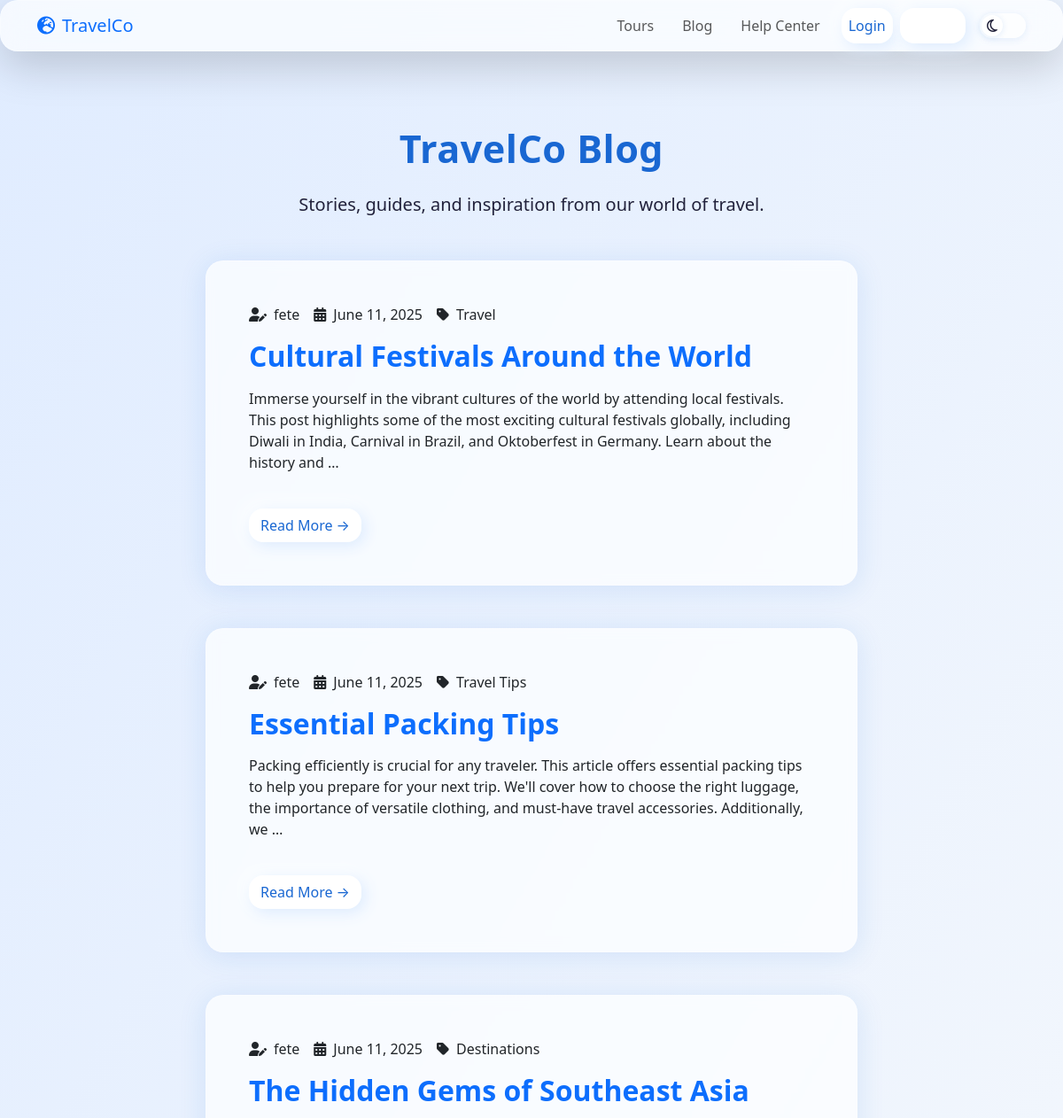
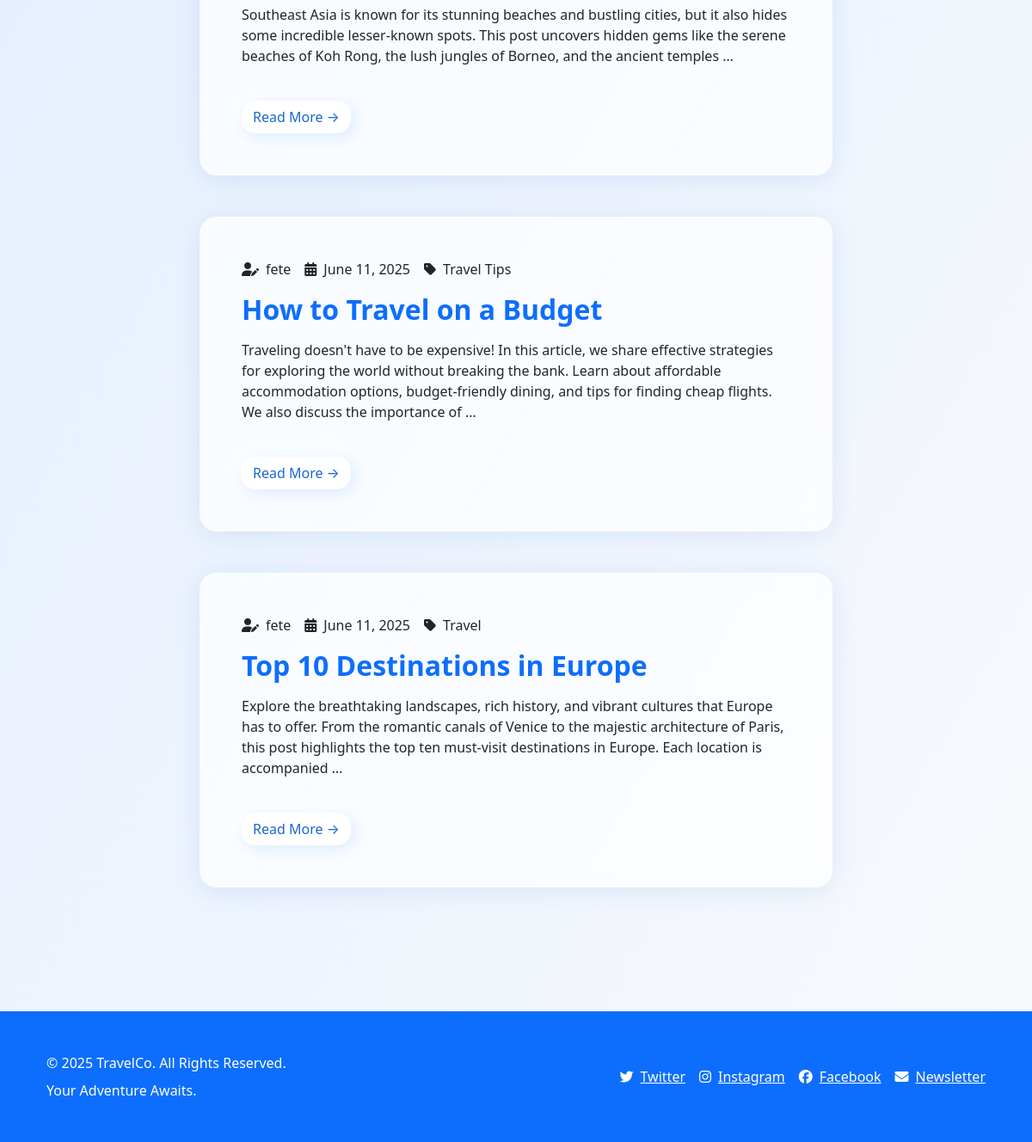
Screenshot of /blog/ with the database file from the repository (2 pictures, top to bottom).
### blog/models.py (models this page shows, shortened)
class Post(models.Model):
    STATUS_CHOICES = (
        ('DRAFT', 'Draft'),
        ('PUBLISHED', 'Published'),
    )
    title = models.CharField(max_length=200)
    slug = models.SlugField(max_length=200, unique=True, blank=True)
    author = models.ForeignKey(settings.AUTH_USER_MODEL, on_delete=models.CASCADE, related_name='blog_posts')
    category = models.ForeignKey(Category, on_delete=models.SET_NULL, null=True, blank=True, related_name='posts')
    content = models.TextField()
    status = models.CharField(max_length=10, choices=STATUS_CHOICES, default='DRAFT')
    created_at = models.DateTimeField(auto_now_add=True)
    updated_at = models.DateTimeField(auto_now=True)
    image = models.ImageField(upload_to='blog_images/', blank=True, null=True, help_text="Featured image for the blog post")
    class Meta:
        ordering = ('-created_at',) # Show newest posts first

class Category(models.Model):
    name = models.CharField(max_length=100, unique=True)
    slug = models.SlugField(max_length=100, unique=True, blank=True)
    class Meta:
        verbose_name_plural = "Categories" # Nicer name in the admin

### blog/views.py (the view)
# urls.py: path('', PostListView.as_view(), name='post_list'),
class PostListView(ListView):
    model = Post
    template_name = 'blog/post_list.html'
    context_object_name = 'posts'
    queryset = Post.objects.filter(status='PUBLISHED')
    paginate_by = 5 # Show 5 posts per page

### templates/blog/post_list.html (shortened to what this page needs)
{% extends 'base.html' %}
{% load static %}
{% block content %}
<section class="py-5">
    <div class="container">
        <div class="text-center mb-5">
            <h1 class="section-title" data-aos="fade-up">TravelCo Blog</h1>
            <p class="fs-5 text-text-light" style="max-width: 600px; margin-left: auto; margin-right: auto;" data-aos="fade-up" data-aos-delay="100">
                Stories, guides, and inspiration from our world of travel.
            </p>
        </div>
        <div class="row justify-content-center">
            <div class="col-lg-8">
                {% for post in posts %}
                <div class="card tour-card glass mb-5" data-aos="fade-up">
                    <div class="card-body p-4 p-md-5">
                        <div class="mb-3 d-flex flex-wrap align-items-center gap-3 text-text-light">
                            <span><i class="fa-solid fa-user-pen me-2 text-accent"></i>{{ post.author.username }}</span>
                            <span><i class="fa-solid fa-calendar-days me-2 text-accent"></i>{{ post.created_at|date:"F d, Y" }}</span>
                            {% if post.category %}
                            <span><i class="fa-solid fa-tag me-2 text-accent"></i>{{ post.category.name }}</span>
                            {% endif %}
                        </div>
                        <h2 class="card-title fs-2 fw-bold mb-3">
                            <a href="{% url 'post_detail' post.slug %}" class="text-decoration-none text-primary">{{ post.title }}</a>
                        </h2>
                        <p class="card-text fs-5 text-text-light">{{ post.content|truncatewords:40|linebreaks }}</p>
                        <a href="{% url 'post_detail' post.slug %}" class="btn btn-custom mt-4">Read More →</a>
                    </div>
                </div>
                {% empty %}
                <div class="text-center py-5" data-aos="fade-up">
                    <i class="fa-solid fa-feather-pointed display-1 text-accent mb-4"></i>
                    <h3 class="fs-2 fw-semibold">The Ink is Still Dry!</h3>
                    <p class="text-text-light fs-5">No blog posts have been published yet. Check back soon for amazing stories.</p>
                </div>
                {% endfor %}
            </div>
        </div>
    </div>
</section>
{% endblock %}

### templates/base.html (style rules this page uses)
html { font-family: 'Poppins', sans-serif; }
body { min-height: 100vh; background: var(--bg-gradient); color: var(--text-main); transition: background 0.6s cubic-bezier(.4,0,.2,1), color 0.3s; }
:root { --primary: #1967d2; --accent: #22d3ee; --white: #fff; --glass: rgba(255,255,255,0.70); --bg-gradient: linear-gradient(120deg, #e0ecff 0%, #f8fafc 100%); --text-main: #22223b; --text-light: #767b91; --shadow-soft: 0 4px 32px 0 rgba(25,103,210,0.12); --noisy: url('https://www.transparenttextures.com/patterns/noise.png'); }
.glass { background: var(--glass); box-shadow: 0 8px 32px 0 rgba(31,38,135,0.13); backdrop-filter: blur(13px) saturate(1.3); -webkit-backdrop-filter: blur(13px) saturate(1.3); border-radius: 1.25rem; border: 1px solid rgba(255,255,255,0.22); }
.btn-custom { background: var(--white); color: var(--primary); box-shadow: 4px 4px 18px 0 #dbeafe, -4px -4px 18px 0 #ffffff; border-radius: 1em; transition: box-shadow .3s, background .3s, color .3s; }
.tour-card { box-shadow: var(--shadow-soft); background: var(--glass); backdrop-filter: blur(7px) saturate(1.25); transition: box-shadow 0.3s, transform 0.3s, background 0.3s; border-radius: 1.25rem; }
.section-title { font-size: 2.25rem; font-weight: 700; color: var(--primary); letter-spacing: .01em; margin-bottom: 1.5rem; }
h1, .hero-title { font-size: clamp(2.2rem, 7vw, 3.7rem); font-weight: 700; line-height: 1.12; }
h2, .section-title { font-size: clamp(1.6rem, 4vw, 2.7rem); }

### rows the page displays
Post: author.username "fete", created_at "June 11, 2025", category.name "Travel", title "Cultural Festivals Around the World", content "Immerse yourself in the vibrant cultures of the world by attending local festivals. This post highlights some of the most exciting cultural festivals globally, including Diwali in India, Carnival in Brazil, and Oktoberfest in Germany. Learn about the history and …"
Post: author.username "fete", created_at "June 11, 2025", category.name "Travel Tips", title "Essential Packing Tips", content "Packing efficiently is crucial for any traveler. This article offers essential packing tips to help you prepare for your next trip. We'll cover how to choose the right luggage, the importance of versatile clothing, and must-have travel accessories. Additionally, we …"
Post: author.username "fete", created_at "June 11, 2025", category.name "Destinations", title "The Hidden Gems of Southeast Asia", content "Southeast Asia is known for its stunning beaches and bustling cities, but it also hides some incredible lesser-known spots. This post uncovers hidden gems like the serene beaches of Koh Rong, the lush jungles of Borneo, and the ancient temples …"
Post: author.username "fete", created_at "June 11, 2025", category.name "Travel Tips", title "How to Travel on a Budget", content "Traveling doesn't have to be expensive! In this article, we share effective strategies for exploring the world without breaking the bank. Learn about affordable accommodation options, budget-friendly dining, and tips for finding cheap flights. We also discuss the importance of …"
Post: author.username "fete", created_at "June 11, 2025", category.name "Travel", title "Top 10 Destinations in Europe", content "Explore the breathtaking landscapes, rich history, and vibrant cultures that Europe has to offer. From the romantic canals of Venice to the majestic architecture of Paris, this post highlights the top ten must-visit destinations in Europe. Each location is accompanied …"
